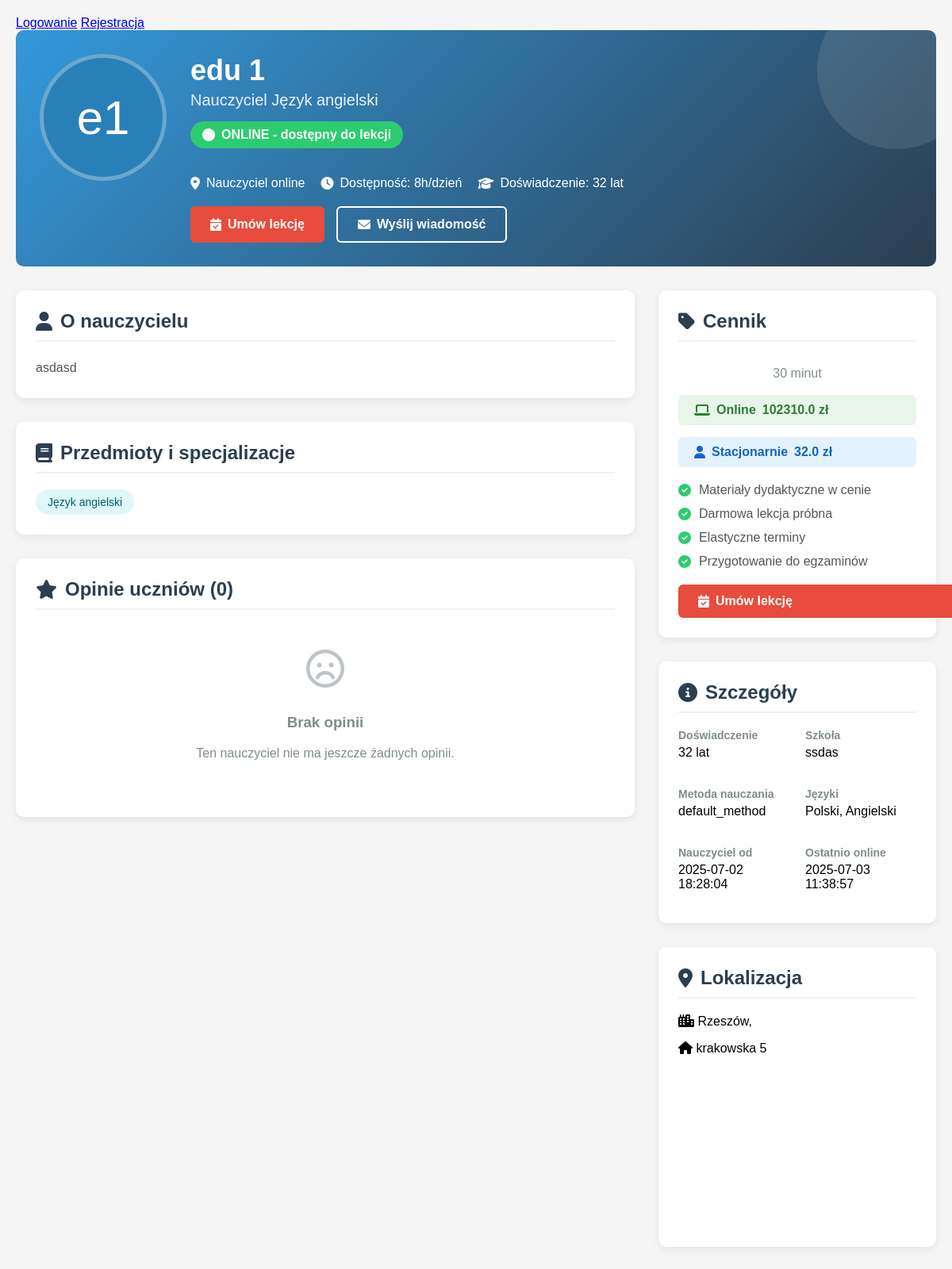
/teacher_profile/3 (signed in), run on an earlier commit of the app's database.
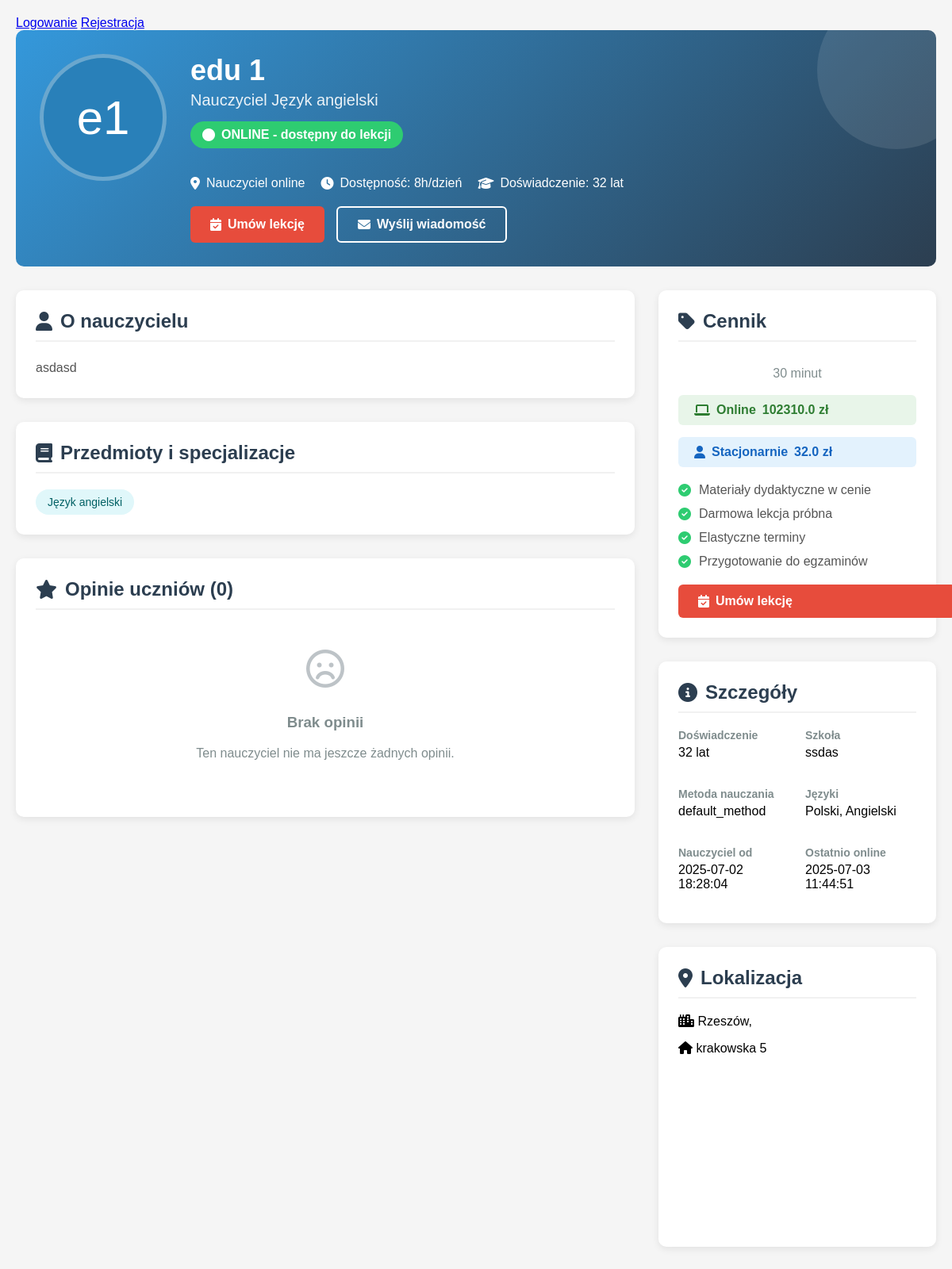
And on a later commit of the database.
### tables this page shows
CREATE TABLE users (
                id INTEGER PRIMARY KEY AUTOINCREMENT,
                username TEXT UNIQUE NOT NULL,
                email TEXT UNIQUE NOT NULL,
                hash TEXT NOT NULL,
                role INTEGER DEFAULT 0,
                voivodeship TEXT,
                regional_teacher_id INTEGER,
                first_name TEXT,
                last_name TEXT,
                phone TEXT,
                school TEXT,
                subjects TEXT,
                experience_years INTEGER,
                bio TEXT,
                profile_picture TEXT,
                created_at TIMESTAMP DEFAULT CURRENT_TIMESTAMP,
                is_online INTEGER DEFAULT 0,
                last_online TIMESTAMP,
                teaching_modes TEXT DEFAULT 'online',
                availability_hours INTEGER DEFAULT 8,
                parental_email TEXT,
                password_setup_token TEXT,
                token_expiry TIMESTAMP,
                password_reset_token TEXT,
                password_reset_expiry TIMESTAMP,
                tmethod TEXT DEFAULT 'default_method'
            );

### app.py (the view)
@app.route("/teacher_profile/<int:teacher_id>")
def teacher_profile(teacher_id):
    if "user_id" not in session:
        flash("Musisz być zalogowany, aby przeglądać profile nauczycieli", "error")
        return redirect(url_for("login"))
    db = get_db()
    teacher = db.execute("""
        SELECT u.*, p.city, p.address, p.lat, p.lng,
               rt.username as regional_teacher_name
        FROM users u
        LEFT JOIN pins p ON u.id = p.created_by
        LEFT JOIN users rt ON u.regional_teacher_id = rt.id
        WHERE u.id = ? AND u.role IN (?, ?)
    """, (teacher_id, ROLE_TEACHER, ROLE_REGIONAL_TEACHER)).fetchone()
    if not teacher:
        flash("Nauczyciel nie istnieje", "error")
        return redirect(url_for("index"))
    teacher = row_to_dict(teacher)
    availability = {}
    availability_rows = db.execute("""
        SELECT day_of_week, start_time, end_time, is_available, teaching_mode
        FROM teacher_availability
        WHERE teacher_id = ?
    """, (teacher_id,)).fetchall()
    for row in availability_rows:
        day = row['day_of_week']
        time_slot = f"{row['start_time']} - {row['end_time']}"
        if day not in availability:
            availability[day] = {}
        availability[day][time_slot] = {
            'available': row['is_available'],
            'mode': row['teaching_mode']
        }
    reviews = []
    pricing = db.execute("""
        SELECT price_online, price_in_person
        FROM teacher_pricing
        WHERE teacher_id = ?
    """, (teacher_id,)).fetchone()
    if not pricing:
        pricing = {"price_online": "brak danych", "price_in_person": "brak danych"}
    return render_template("teacher_profile.html",
                           teacher=teacher,
                           availability=availability,
                           reviews=reviews,
                           time_slots=generate_time_slots(),
                           datetime=datetime,
                           pricing=pricing)

### app.py (called while the page is built)
def get_db():
    db = getattr(g, '_database', None)
    if db is None:
        db = g._database = sqlite3.connect(DATABASE)
        db.row_factory = sqlite3.Row
    return db

@app.template_filter('format_datetime')
def format_datetime(value, format='%d.%m.%Y %H:%M'):
    if value is None:
        return ""
    try:
        return value.strftime(format)
    except AttributeError:
        return value

@app.teardown_appcontext
def close_connection(exception):
    db = getattr(g, '_database', None)
    if db is not None:
        db.close()

def row_to_dict(row):
    return dict(row) if row else None

@app.context_processor
def utility_processor():
    return dict(
        get_day_name=get_day_name,
        get_role_name=get_role_name,
        datetime=datetime,
        timedelta=timedelta,
        format_time_slot=format_time_slot
    )

@app.template_filter('format_date')
def format_date(value):
    if value is None:
        return "Nieznana"
    try:
        dt = datetime.strptime(value, '%Y-%m-%d')
        return dt.strftime('%d.%m.%Y')
    except:
        return value

### templates/teacher_profile.html (shortened to what the changed rows need)
<!DOCTYPE html>
<html lang="pl">
<head>
    <link rel="stylesheet" href="https://cdnjs.cloudflare.com/ajax/libs/font-awesome/6.4.0/css/all.min.css ">
</head>
<body>
    <div class="profile-container">
        <div class="profile-header">
            <div class="avatar-container">
                <div class="teacher-avatar">
                    {{ teacher.first_name[0] }}{{ teacher.last_name[0] }}
                </div>
            </div>
            <div class="profile-info">
                <h1 class="teacher-name">{{ teacher.first_name }} {{ teacher.last_name }}</h1>
                <div class="teacher-title">Nauczyciel {{ teacher.subjects.split(', ')[0] }}</div>
                <div class="status-badge">
                    <i class="fas fa-circle"></i> ONLINE - dostępny do lekcji
                </div>
                <div class="contact-info">
                    <div class="contact-item">
                        <i class="fas fa-map-marker-alt"></i>
                        {% if teacher.voivodeship %}
                            {{ teacher.voivodeship }}{% if teacher.city %}, {{ teacher.city }}{% endif %}
                        {% else %}
                            Nauczyciel online
                        {% endif %}
                    </div>
                    <div class="contact-item">
                        <i class="fas fa-clock"></i>
                        Dostępność: {{ teacher.availability_hours }}h/dzień
                    </div>
                    <div class="contact-item">
                        <i class="fas fa-graduation-cap"></i>
                        Doświadczenie: {{ teacher.experience_years }} lat
                    </div>
                </div>
                <div class="profile-actions">
                    <a href="{{ url_for('book_teacher', teacher_id=teacher.id) }}" class="btn btn-primary">
                    </a>
                    <a href="#" class="btn btn-outline">
                    </a>
                </div>
            </div>
        </div>
        <div class="profile-content">
            <div class="main-content">
                <div class="section">
                    <h2 class="section-title"><i class="fas fa-user"></i> O nauczycielu</h2>
                    <div class="about-content">
                        {{ teacher.bio or "Nauczyciel nie dodał jeszcze opisu swojego profilu." }}
                    </div>
                </div>
                <div class="section">
                    <h2 class="section-title"><i class="fas fa-book"></i> Przedmioty i specjalizacje</h2>
                    <div class="subjects-list">
                        {% for subject in teacher.subjects.split(', ') %}
                        <div class="subject-tag">{{ subject }}</div>
                        {% endfor %}
                    </div>
                </div>
                <div class="section">
                    <h2 class="section-title"><i class="fas fa-star"></i> Opinie uczniów ({{ reviews|length }})</h2>
                </div>
            </div>
            <div class="sidebar">
                <div class="section booking-card">
                    <h2 class="section-title"><i class="fas fa-tag"></i> Cennik</h2>
                </div>
                <div class="section">
                    <h2 class="section-title"><i class="fas fa-info-circle"></i> Szczegóły</h2>
                    <div class="info-grid">
                        <div class="info-item">
                            <div class="info-label">Doświadczenie</div>
                            <div class="info-value">{{ teacher.experience_years }} lat</div>
                        </div>
                        <div class="info-item">
                            <div class="info-label">Szkoła</div>
                            <div class="info-value">{{ teacher.school or 'Nie podano' }}</div>
                        </div>
                        <div class="info-item">
                            <div class="info-label">Metoda nauczania</div>
                            <div class="info-value">{{ teacher.tmethod }}</div>
                        </div>
                        <div class="info-item">
                            <div class="info-label">Nauczyciel od</div>
                            <div class="info-value">{{ teacher.created_at|format_date }}</div>
                        </div>
                        <div class="info-item">
                            <div class="info-label">Ostatnio online</div>
                            <div class="info-value">{{ teacher.last_online|format_datetime }}</div>
                        </div>
                    </div>
                </div>
                <div class="section">
                    <h2 class="section-title"><i class="fas fa-map-marker-alt"></i> Lokalizacja</h2>
                </div>
            </div>
        </div>
    </div>
</body>
</html>

What changed in the data, as far as the page shows it:
changed users "Język angielski": last_online "2025-07-03 11:38:57" → "2025-07-03 11:44:51"
